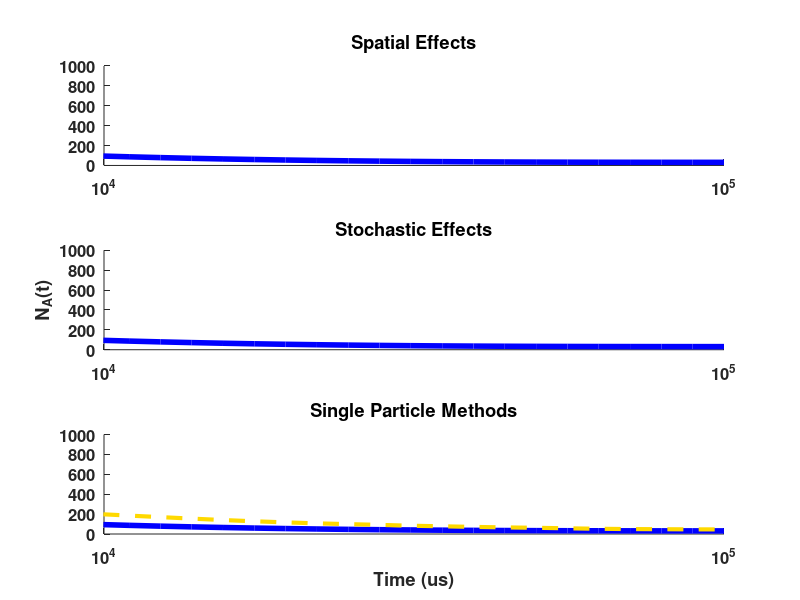
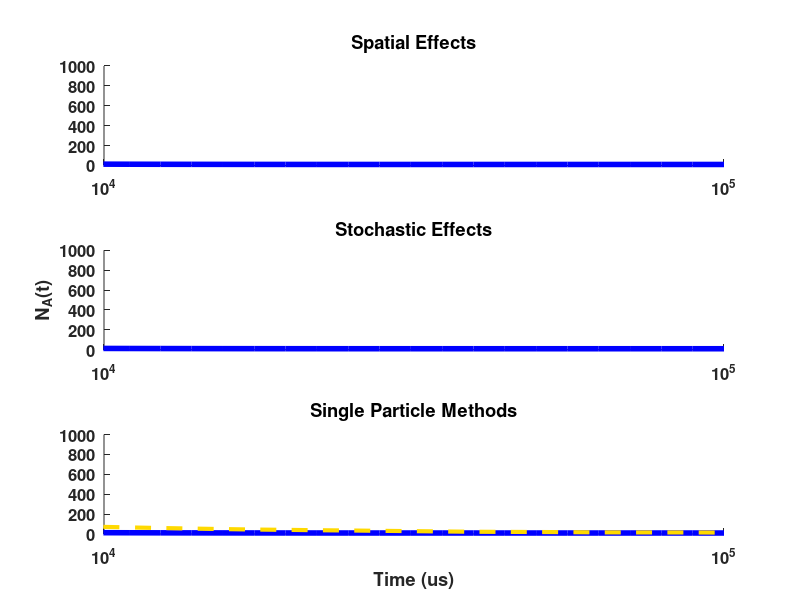

Reproduce these figures in MATLAB, in order.
%% Figure 3 - Simple Irreversible Reaction 2D Plots
% Clear
close all
clear
clc

%% Import
% t is in us
load('time.mat');
load('det1D_1.mat');
%load('det3D_1.mat');
%load('gillespie_1.mat');
%load('mcell_1.mat');
%load('smoldyn_1.mat');
load('fpr_1.mat');

load('det1D_10.mat');
%load('det3D_10.mat');
%load('gillespie_10.mat');
%load('mcell_10.mat');
%load('smoldyn_10.mat');
load('fpr_10.mat');

%% Process data
%   Data files containing one or more trials are averaged
%   Data points corresponding to the time vector are extrapolated
%   Time is converted to us

% ODE_1
%   time: s
det1D_1 = interp1(det1D_1(:,1)*1e6, det1D_1(:,2),time,'pchip',0);

% PDE_1
%   2 trials
%   time: s
%det3D_1(:,2) = (det3D_1(:,2) + det3D_1(:,3))/2;
%det3D_1 = interp1(det3D_1(:,1)*1e6,det3D_1(:,2), time,'pchip', 0);

% Gillespie_1
%   20 trials
%   time: s
%temp = 0;
%for n = 1:2:20
%    temp = temp(:,1) + interp1(gillespie_1(:,n)*1e6,gillespie_1(:,n+1), time, 'pchip',0);
%end
%gillespie_1 = temp(:,1)/10;
%clear temp

% MCell_1
%   time: s
%mcell_1 = interp1(mcell_1(:,1)*1e6, mcell_1(:,2), time, 'pchip', 0);

% Smoldyn_1
%   10 trials
%   time: s
% for n = 3:11
%     smoldyn(:,2) = smoldyn(:,2)+smoldyn(:,n);
% end
% smoldyn(:,2) = smoldyn(:,2)./10;
% smoldyn = interp1(smoldyn(:,1)*1e6, smoldyn(:,2), time, 'pchip', 0);

% FPR_1
%   10 trials
%   time: s
for n = 3:11
    fpr_1(:,2) = fpr_1(:,2) + fpr_1(:,n);
end
fpr_1(:,2) = fpr_1(:,2)./10;
fpr_1 = interp1(fpr_1(:,1)*1e6,fpr_1(:,2),time,'pchip',0);

% ODE_10
%   time: s
det1D_10 = interp1(det1D_10(:,1)*1e6,det1D_10(:,2), time, 'pchip',0);

% PDE_10
%   2 trials
%   time: s
%det3D_10(:,2) = (det3D_10(:,2) + det3D_10(:,3))/2;
%det3D_10 = interp1(det3D_10(:,1)*1e6,det3D_10(:,2), time, 'pchip', 0);

% Gillespie_10
%   20 trials
%   time: s
%temp = 0;
%for n = 1:2:20
%    temp = temp(:,1) + interp1(gillespie_10(:,n)*1e6,gillespie_10(:,n+1), time, 'pchip',0);
%end
%gillespie_10 = temp(:,1)/10;
%clear temp

% MCell_10
%   time: s
%mcell_10 = interp1(mcell_10(:,1)*1e6, mcell_10(:,2), time, 'pchip', 0);

% Smoldyn_10
%   10 trials
%   time: s
%smoldynBC = interp1(smoldynBC(:,1)*1e6, smoldynBC(:,2), time, 'pchip', 0);

% FPR_10
%   10 trials
%   time: s
for n = 3:11
    fpr_10(:,2) = fpr_10(:,2) + fpr_10(:,n);
end
fpr_10(:,2) = fpr_10(:,2)./10;
fpr_10 = interp1(fpr_10(:,1)*1e6,fpr_10(:,2),time,'pchip',0);

%% Plot
% Ka = 1 um^2.s-1
figure(1)
subplot(3,1,1) % Spatial Effects
% x0=10;
% y0=10;
% width=400;
% height=590;
% set(gcf,'units','points','position',[x0,y0,width,height])
hold on
title('Spatial Effects');
set(gca, 'xscale', 'log', 'fontsize',12, 'fontweight','bold');
axis([0 1e5 0 1000]);
g1 = semilogx(time,det1D_1, '-','Color',[0 0 1], 'LineWidth', 4);
%g2 = semilogx(time,det3D_1, '--','Color',[0 .75 1], 'LineWidth', 3);

subplot(3,1,2) % Stochastic Effects
hold on
title('Stochastic Effects');
set(gca, 'xscale', 'log', 'fontsize',12, 'fontweight','bold');
axis([0 1e5 0 1000]);
ylabel('N_A(t)');
g3 = semilogx(time,det1D_1, '-','Color',[0 0 1], 'LineWidth', 4);
%g4 = semilogx(time,gillespie_1, '--','Color',[0 .8 0], 'LineWidth', 3);

subplot(3,1,3) % Single Particle Methods
hold on
title('Single Particle Methods');
set(gca, 'xscale', 'log', 'fontsize',12, 'fontweight','bold');
axis([0 1e5 0 1000]);
xlabel('Time (us)');
g5 = semilogx(time,det1D_1, '-','Color',[0 0 1], 'LineWidth', 4);
%g6 = semilogx(time,mcell_1, '--','Color',[.5 0 .8], 'LineWidth', 3);
%g7 = semilogx(time,smoldyn_1, '-.','Color',[1 .5 0], 'LineWidth', 3);
g8 = semilogx(time,fpr_1, '--','Color',[1 .85 0], 'LineWidth', 3);

%lgnd = legend([g1 g2 g4 g6 g8],'ODE','PDE','Gillespie',...
%    'MCell', 'FPR');
%lgnd.FontSize = 11.5;
%lgnd.Position = [.02 .475 1 1];
%lgnd.Orientation = 'horizontal';

% Ka = 10 um^2.s-1
figure(2)
subplot(3,1,1) % Spatial Effects
% x0=10;
% y0=10;
% width=400;
% height=590;
% set(gcf,'units','points','position',[x0,y0,width,height])
hold on
title('Spatial Effects');
set(gca, 'xscale', 'log', 'fontsize',12, 'fontweight','bold');
axis([0 1e5 0 1000]);
g1 = semilogx(time,det1D_10, '-','Color',[0 0 1], 'LineWidth', 4);
%g2 = semilogx(time,det3D_10, '--','Color',[0 .75 1], 'LineWidth', 3);

subplot(3,1,2) % Stochastic Effects
hold on
title('Stochastic Effects');
set(gca, 'xscale', 'log', 'fontsize',12, 'fontweight','bold');
axis([0 1e5 0 1000]);
ylabel('N_A(t)');
g3 = semilogx(time,det1D_10, '-','Color',[0 0 1], 'LineWidth', 4);
%g4 = semilogx(time,gillespie_10, '--','Color',[0 .8 0], 'LineWidth', 3);

subplot(3,1,3) % Single Particle Methods
hold on
title('Single Particle Methods');
set(gca, 'xscale', 'log', 'fontsize',12, 'fontweight','bold');
axis([0 1e5 0 1000]);
xlabel('Time (us)');
g5 = semilogx(time,det1D_10, '-','Color',[0 0 1], 'LineWidth', 4);
%g6 = semilogx(time,mcell_10, '--','Color',[.5 0 .8], 'LineWidth', 3);
%g7 = semilogx(time,smoldyn_10, '-.','Color',[1 .5 0], 'LineWidth', 3);
g8 = semilogx(time,fpr_10, '--','Color',[1 .85 0], 'LineWidth', 3);

%lgnd = legend([g1 g2 g4 g6],'ODE','PDE','Gillespie',...
%    'MCell');
%lgnd.FontSize = 11.5;
%lgnd.Position = [.02 .475 1 1];
%lgnd.Orientation = 'horizontal';

% Legend 
%   Theory                  Black           [0 0 0]
%   ODE Deterministic       Dark Blue       [0 0 1]
%   PDE Deterministic       Light Blue      [0 .75 1]
%   Gillespie               Green           [0 .8 0]
%   FPR                     Yellow          [1 .85 0]
%   Smoldyn                 Orange          [1 .5 0]
%   MCell                   Purple          [.5 0 .8]
%% Clear
%clear
%clc